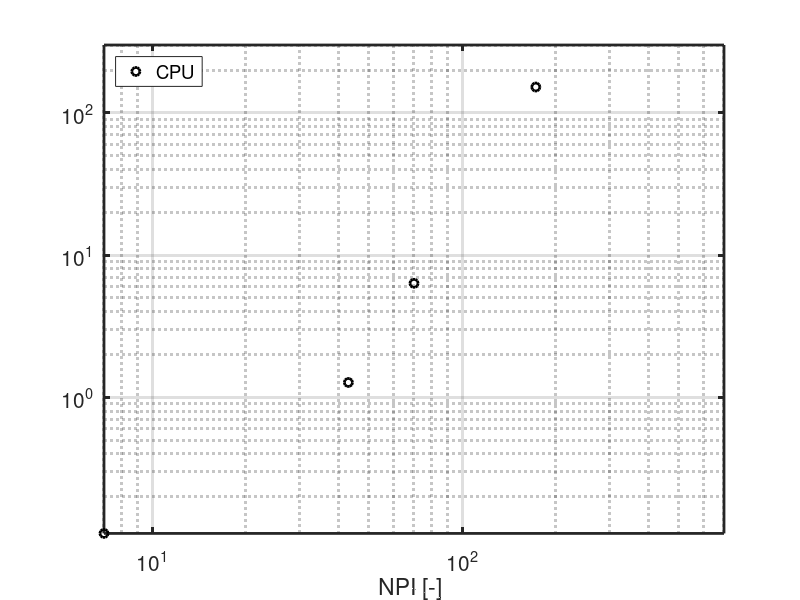

Here is the MATLAB script that generated this plot:
% This script is made to postprocess results 
% regarding the stability of the steady_incompressible1D code.
% Different inlet velocities are used and the 
% minimum required gridpoints are determined
% as well as the number of iterations required for convergence up 
% to 4 decimals to the exact solution and the computation time. 

clear all;
close all;
clc;

u    = [1  3   5   10];                 % velocity at inlet
NPI  = [7  43  70  173];                % minimum required grid points
iter = [47 383 607 1448];               % iterations till convergence
CPU  = [0.1105 1.2724 6.3346 151.9467]; % computation time

figure(1)
hold on
% plot(u,NPI,'bo','LineWidth',2)
% plot(u,iter,'ro','LineWidth',2)
% plot(u,CPU,'ko','LineWidth',2)
% plot(NPI,iter,'ro','LineWidth',2)
plot(NPI,CPU,'ko','LineWidth',2) %'Yscale','log','Xscale','log',
% plot(iter,CPU,'ko','LineWidth',2)
legend('CPU','Location','NorthWest')
set(gca,'Yscale','log','Xscale','log','box','on', 'LineWidth', 2, 'FontSize', 15)
grid on
xlabel('NPI [-] ','LineWidth', 2)
axis([0 700 0 300]);